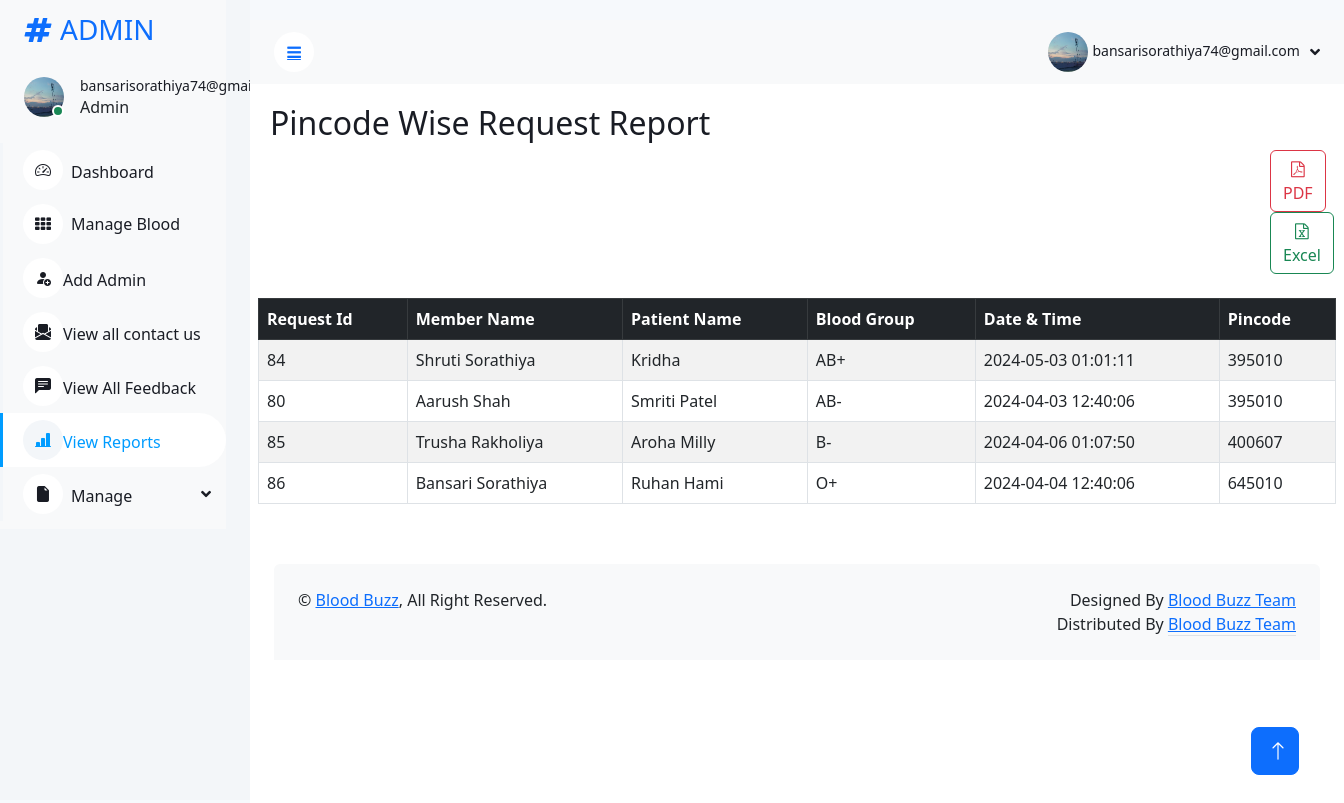
/AdminDesh/pincode_wise.php (signed in), run on the app's committed database.
### tables this page shows
CREATE TABLE `requester` (
  `request_id` int(5) UNSIGNED NOT NULL,
  `member_id` int(30) UNSIGNED NOT NULL,
  `patient_name` varchar(40) NOT NULL,
  `blood_id` mediumint(3) UNSIGNED NOT NULL,
  `created_at` datetime NOT NULL
);

CREATE TABLE `members` (
  `member_id` int(30) UNSIGNED NOT NULL,
  `img` varchar(200) DEFAULT NULL,
  `email` varchar(30) NOT NULL,
  `pwd` varchar(20) NOT NULL,
  `verify_token` varchar(100) NOT NULL,
  `name` varchar(50) NOT NULL,
  `contact_no` varchar(10) NOT NULL,
  `gender` varchar(50) NOT NULL,
  `dob` date NOT NULL,
  `address` varchar(250) NOT NULL,
  `city` int(5) UNSIGNED NOT NULL,
  `state` int(10) UNSIGNED NOT NULL,
  `landmark` varchar(80) NOT NULL,
  `pincode` varchar(6) NOT NULL,
  `member_status` enum('0','1','2') NOT NULL COMMENT '0=Deleted By Member 1=Active Status 2=Deactivated by Admin',
  `created_at` datetime NOT NULL DEFAULT current_timestamp()
);

CREATE TABLE `blood_group` (
  `blood_id` mediumint(3) UNSIGNED NOT NULL,
  `blood_grp` varchar(3) NOT NULL
);

### AdminDesh/pincode_wise.php (the view, shortened to what this page needs)
<?php
    include '../Include/connect2.php';
    $session_email=$_SESSION['email'];
    $get_admin=$connection->prepare("SELECT * FROM admin_login WHERE email=?");
    $get_admin->execute([$session_email]);
    if($get_admin->rowCount() > 0)
    {
       $data=$get_admin->fetch(PDO::FETCH_ASSOC);
    }
?>
<!DOCTYPE html>
<html lang="en">
<head>
    <link href="https://cdnjs.cloudflare.com/ajax/libs/font-awesome/5.10.0/css/all.min.css" rel="stylesheet">
    <link href="https://cdn.jsdelivr.net/npm/bootstrap-icons@1.4.1/font/bootstrap-icons.css" rel="stylesheet">
    <link href="lib/owlcarousel/assets/owl.carousel.min.css" rel="stylesheet">
    <link href="lib/tempusdominus/css/tempusdominus-bootstrap-4.min.css" rel="stylesheet" />
    <link href="css/bootstrap.min.css" rel="stylesheet">
    <link href="css/style.css" rel="stylesheet">
<link href="https://cdn.jsdelivr.net/npm/bootstrap@5.2.0/dist/css/bootstrap.min.css" rel="stylesheet">
<link rel="stylesheet" href="https://cdn.jsdelivr.net/npm/bootstrap-icons@1.11.3/font/bootstrap-icons.min.css">
<link rel="stylesheet" href="https://cdnjs.cloudflare.com/ajax/libs/font-awesome/4.7.0/css/font-awesome.min.css">
</head>
<body>
                 <div class="sidebar pe-4 pb-3">
            <nav class="navbar bg-light navbar-light">
                <a href="dashboard.php" class="navbar-brand mx-4 mb-3">
                    <h3 class="text-primary"><i class="fa fa-hashtag me-2"></i>ADMIN</h3>
                </a>
                <div class="d-flex align-items-center ms-4 mb-4">
                    <div class="position-relative">
                        <?php
                        if($data['img']==null)
                        {
                        echo"<img src='../img/user.png' class='rounded-circle' alt='avatar' style='width: 40px; height: 40px;'>";
                        }
                        else
                        {
                            echo"<img src='../img/{$data['img']}' class='rounded-circle' alt='error' style='width: 40px; height: 40px;'>";
                        }
                         ?>
                        <div class="bg-success rounded-circle border border-2 border-white position-absolute end-0 bottom-0 p-1"></div>
                    </div>
                    <div class="ms-3">
                        <h6 class="mb-0"><small><?php echo $data['email']; ?></small></h6>
                        <span>Admin</span>
                    </div>
                </div>
                <div class="navbar-nav w-100">
                    <a href="dashboard.php" class="nav-item nav-link"><i class="bi bi-speedometer2 me-2"></i>Dashboard</a>
                    <a href="manageBlood.php" class="nav-item nav-link"><i class="fa fa-th me-2"></i>Manage Blood</a>
                    <a href="./addAdmin.php" class="nav-item nav-link"><i class="bi bi-person-fill-add"></i>Add Admin</a>
                    <a href="./seeContactUs.php" class="nav-item nav-link"><i class="bi bi-envelope-paper-fill"></i>View all contact us</a>
                    <a href="./seeFeedback.php" class="nav-item nav-link"><i class="bi bi-chat-left-text-fill"></i>View All Feedback</a>
                    <a href="./reports.php" class="nav-item nav-link active"><i class="bi bi-bar-chart-line-fill"></i>View Reports</a>
                    <div class="nav-item dropdown">
                        <a href="#" class="nav-link dropdown-toggle" data-bs-toggle="dropdown"><i class="bi bi-file-earmark-fill me-2"></i>Manage</a>
                    </div>
                        </div>
                    </div>
        <div class="content">
           <nav class="navbar navbar-expand bg-light navbar-light sticky-top px-4 py-0">
                <a href="#" class="sidebar-toggler flex-shrink-0">
                    <i class="fa fa-bars"></i>
                </a>
                <div class="navbar-nav align-items-center ms-auto">
                    <div class="nav-item dropdown">
                    <div class="nav-item dropdown">
                        <a href="#" class="nav-link dropdown-toggle" data-bs-toggle="dropdown">
                        <?php
                        if($data['img']==null)
                        {
                        echo"<img src='../img/user.png' class='rounded-circle' alt='avatar' style='width: 40px; height: 40px;'>";
                        }
                        else
                        {
                            echo"<img src='../img/{$data['img']}' class='rounded-circle' alt='error' style='width: 40px; height: 40px;'>";
                        }
                         ?>
                            <span class="d-none d-lg-inline-flex"><small><?php echo $data['email']; ?></small></span>
                        </a>
                    </div>
                </div>
            </nav>
    <div class="container">
        <h2>Pincode Wise Request Report</h2>
        <div>
        <form method="post" style="margin-left:1000px;">
            <button type="submit" class="btn btn-outline-danger" formaction="prequest.php"><i class="fa fa-file-pdf-o"></i> PDF</button>
            <button type="submit" class="btn btn-outline-success" formaction="pinc_wise.php"><i class="fa fa-file-excel-o"></i> Excel</button>
        </form>
        </div><br>
        <div class="row">
            <table class="table table-striped table-bordered">
                <thead class="table-dark">
                    <tr>
                        <th>Request Id</th>
                        <th>Member Name</th>
                        <th>Patient Name</th>
                        <th>Blood Group</th>
                        <th>Date & Time</th>
                        <th>Pincode</th>
                    </tr>
                </thead>
                <tbody>
                <?php
                try
                {
                include '../Include/connect.php';
                $result=$connection->query("SELECT m.pincode, m.name,b.blood_grp, r.* FROM members m JOIN requester r ON m.member_id = r.member_id JOIN blood_group b ON b.blood_id = r.blood_id
                ORDER BY m.pincode ASC");
                if($result-> num_rows > 0){
                    while($row = $result->fetch_assoc()){
                        ?>
                        <tr>
                            <td><?php echo $row['request_id'];   ?></td>
                            <td><?php echo $row['name'];   ?></td>
                            <td><?php echo $row['patient_name'];   ?></td>
                            <td><?php echo $row['blood_grp'];   ?></td>
                            <td><?php echo $row['created_at'];   ?></td>
                            <td><?php echo $row['pincode'];   ?></td>
                        </tr>
                        <?php
                    }
                }else{
                    ?>
                    <tr><td colspan="7">No Request Found...</td></tr>
                    <?php
                }
                }
                catch (PDOException $e)
                {
                    $error=$e->getMessage();
                    $_SESSION['error-message'] = "Database error: " . $error;
                }
                ?>
                </tbody>
                </table>
        </div>
    </div>
<div class="container-fluid pt-4 px-4">
                <div class="bg-light rounded-top p-4">
                    <div class="row">
                        <div class="col-12 col-sm-6 text-center text-sm-start">
                            &copy; <a href="../member/index.php">Blood Buzz</a>, All Right Reserved.
                        </div>
                        <div class="col-12 col-sm-6 text-center text-sm-end">
                            Designed By <a href="">Blood Buzz Team</a>
                        Distributed By <a class="border-bottom" href="" target="_blank">Blood Buzz Team</a>
                        </div>
                    </div>
                </div>
            </div>
        </div>
 <a href="#" class="btn btn-lg btn-primary btn-lg-square back-to-top"><i class="bi bi-arrow-up"></i></a>
</body>
</html>

### AdminDesh/css/style.css (style rules this page uses)
:root { --primary: #009CFF; --light: #F3F6F9; --dark: #191C24; }
.back-to-top { position: fixed; display: none; right: 45px; bottom: 45px; z-index: 99; }
.btn { transition: .5s; }
.btn.btn-primary { color: #FFFFFF; }
.btn-lg-square { width: 48px; height: 48px; }
.btn-square, .btn-sm-square, .btn-lg-square { padding: 0; display: inline-flex; align-items: center; justify-content: center; font-weight: normal; border-radius: 50px; }
.sidebar { position: fixed; top: 0; left: 0; bottom: 0; width: 250px; height: 100vh; overflow-y: auto; background: var(--light); transition: 0.5s; z-index: 999; }
.content { margin-left: 250px; min-height: 100vh; background: #FFFFFF; transition: 0.5s; }
@media (min-width: 992px) { .sidebar { margin-left: 0; } }
@media (min-width: 992px) { .content { width: calc(100% - 250px); } }
.sidebar .navbar .navbar-nav .nav-link { padding: 7px 20px; color: var(--dark); font-weight: 500; border-left: 3px solid var(--light); border-radius: 0 30px 30px 0; outline: none; }
.sidebar .navbar .navbar-nav .nav-link:hover, .sidebar .navbar .navbar-nav .nav-link.active { color: var(--primary); background: #FFFFFF; border-color: var(--primary); }
.sidebar .navbar .navbar-nav .nav-link i { width: 40px; height: 40px; display: inline-flex; align-items: center; justify-content: center; background: #FFFFFF; border-radius: 40px; }
.sidebar .navbar .navbar-nav .nav-link:hover i, .sidebar .navbar .navbar-nav .nav-link.active i { background: var(--light); }
.sidebar .navbar .dropdown-toggle::after { position: absolute; top: 15px; right: 15px; border: none; content: "\f107"; font-family: "Font Awesome 5 Free"; font-weight: 900; transition: .5s; }
.content .navbar .navbar-nav .nav-link { margin-left: 25px; padding: 12px 0; color: var(--dark); outline: none; }
.content .navbar .sidebar-toggler, .content .navbar .navbar-nav .nav-link i { width: 40px; height: 40px; display: inline-flex; align-items: center; justify-content: center; background: #FFFFFF; border-radius: 40px; }
.content .navbar .dropdown-toggle::after { margin-left: 6px; vertical-align: middle; border: none; content: "\f107"; font-family: "Font Awesome 5 Free"; font-weight: 900; transition: .5s; }

### AdminDesh/pincode_wise.php (style rules this page uses)
body { margin-top:20px; background:#f6f9fc; }
.align-items-center { align-items: center!important; }
.mb-4 { margin-bottom: 1.5rem!important; }
.container { padding: 20px; }
table tr th, table tr td { font-size: 1rem; }

### data on the page
requester: request_id "84", member.name "Shruti Sorathiya", patient_name "Kridha", blood.blood_grp "AB+", created_at "2024-05-03 01:01:11", member.pincode "395010"
requester: request_id "80", member.name "Aarush Shah", patient_name "Smriti Patel", blood.blood_grp "AB-", created_at "2024-04-03 12:40:06", member.pincode "395010"
requester: request_id "85", member.name "Trusha Rakholiya", patient_name "Aroha Milly", blood.blood_grp "B-", created_at "2024-04-06 01:07:50", member.pincode "400607"
requester: request_id "86", member.name "Bansari Sorathiya", patient_name "Ruhan Hami", blood.blood_grp "O+", created_at "2024-04-04 12:40:06", member.pincode "645010"

### other printed values
$data['email'] "bansarisorathiya74@gmail.com"
